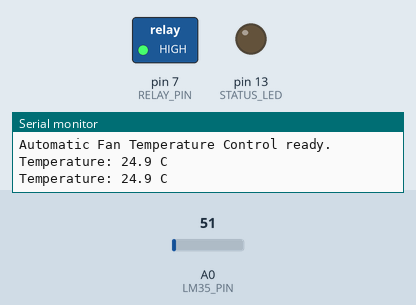
Simulated run of this sketch. Board: Arduino Uno, built with avr-gcc and run on an emulated ATmega328P. On the bench: switched loads named in the sketch (green lamp = pin HIGH), output pins drawn as LEDs (lit = HIGH), the last lines printed to the serial monitor. The inputs (shaded band) are chosen by the test bench; at power-on: A0 (LM35_PIN) = 51.

Above: at 1.2 s.
1.3 s: A0 (LM35_PIN) set to 58
3.3 s: A0 (LM35_PIN) set to 65
At 4.7 s:
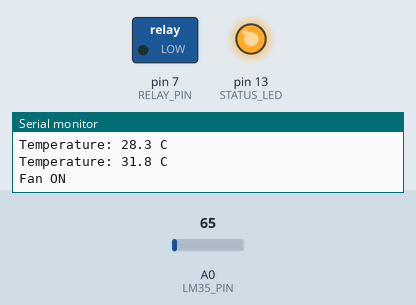
Timing chart, 0 to 6.3 s (numbered marks = the images above; inputs shaded):
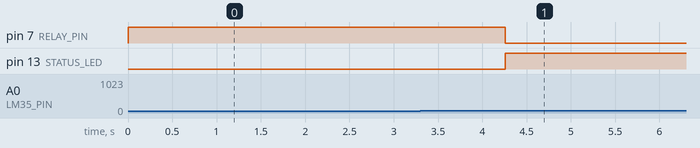

The sketch:

automatic-fan-temperature-control.ino
```cpp
/*
  Automatic Fan Temperature Control
  ---------------------------------
  An LM35 temperature sensor (analog, no library needed)
  watches the room temperature. When it gets hot the fan
  relay turns the fan ON; when it cools down the fan turns
  OFF. A hysteresis gap stops the fan switching rapidly at
  the threshold. Relay is OFF on startup (safe default).

  Wiring:
    LM35 OUT    : A0 (Vs 5V, GND GND, flat side facing you:
                      left = Vs, middle = OUT, right = GND)
    Fan relay   : D7 (active-LOW relay module)
    Status LED  : D13 (through a 220 ohm resistor to GND)
*/

// ---- Pin definitions ----
const int LM35_PIN   = A0;  // LM35 analog output (10 mV / deg C)
const int RELAY_PIN  = 7;   // Fan relay IN1 (active LOW)
const int STATUS_LED = 13;  // Built-in / status LED

// ---- Temperature thresholds (degrees C) ----
// Fan ON above FAN_ON_TEMP, OFF below FAN_OFF_TEMP.
const float FAN_ON_TEMP  = 30.0;
const float FAN_OFF_TEMP = 28.0;

bool fanOn = false;

float readTemperatureC() {
  // Average a few readings for a steady value.
  long total = 0;
  for (int i = 0; i < 10; i++) {
    total += analogRead(LM35_PIN);
    delay(5);
  }
  float average = total / 10.0;
  float millivolts = average * 5000.0 / 1023.0;
  return millivolts / 10.0;  // LM35: 10 mV per degree C
}

void setFan(bool on) {
  fanOn = on;
  digitalWrite(RELAY_PIN, on ? LOW : HIGH);  // LOW = relay ON
  digitalWrite(STATUS_LED, on ? HIGH : LOW);
  Serial.println(on ? "Fan ON" : "Fan OFF");
}

void setup() {
  pinMode(RELAY_PIN, OUTPUT);
  pinMode(STATUS_LED, OUTPUT);

  // Safe defaults: relay OFF, fan OFF on startup.
  digitalWrite(RELAY_PIN, HIGH);  // HIGH = relay OFF (active LOW)
  digitalWrite(STATUS_LED, LOW);

  Serial.begin(9600);
  Serial.println("Automatic Fan Temperature Control ready.");
}

void loop() {
  float tempC = readTemperatureC();
  Serial.print("Temperature: ");
  Serial.print(tempC, 1);
  Serial.println(" C");

  if (!fanOn && tempC > FAN_ON_TEMP) {
    setFan(true);
  } else if (fanOn && tempC < FAN_OFF_TEMP) {
    setFan(false);
  }

  delay(1000);  // Check once a second
}
```

Measured:
- the behaviour switches between 61 and 62 on A0 (LM35_PIN) (found by bisection; images 0 and 1)
- after the input at 3.3 s, pin 7 (RELAY_PIN): HIGH → LOW after 0.96 s; pin 13 (STATUS_LED): LOW → HIGH after 0.96 s
